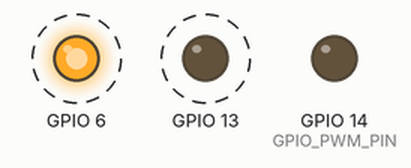
Recording of a sketch running on a simulated ESP32. Shown: output pins drawn as LEDs (lit = HIGH). Dashed ring = blinking. WiFi joins after 1.5 s; servers stay silent unless stated; the local clock reads 2024-03-15 10:24:30 at power-on unless the sketch sets it; what the sketch prints to the serial monitor is not drawn.

Above: at 2.0 s.
Timing chart, 0 to 6.1 s (numbered marks = the images above):
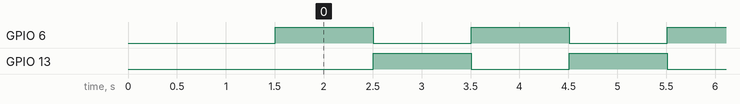

Measured:
- by itself, GPIO 6, GPIO 13: alternates HIGH for 1.0 s and LOW for 1.0 s

The sketch:

LedA.ino
```cpp
#include <WiFi.h>
#include "time.h"
#include <Arduino.h>


#define GPIO_BLINK_PIN_1 (gpio_num_t)13  // GPIO pin for the blinking LED
#define GPIO_BLINK_PIN_2 (gpio_num_t)6  // GPIO pin for the blinking LED
#define GPIO_PWM_PIN (uint8_t )14    // GPIO pin for the PWM-controlled LED


// WiFi credentials and NTP servers
const char* ssid = "FBI";
const char* password = "1492745399";
const char* ntpServer1 = "pool.ntp.org";
const char* ntpServer2 = "time.nist.gov";
const long gmtOffset_sec = 3600;
const int daylightOffset_sec = 3600;


const  uint32_t frequency= 5000;
const uint8_t  resolution = 10;
const  int8_t channel = 0;

void printLocalTime() {
    struct tm timeinfo;
    if (!getLocalTime(&timeinfo)) {
        Serial.println("Failed to obtain time");
        return;
    }
    Serial.println(&timeinfo, "%A, %B %d %Y %H:%M:%S");
}


void setup() {
    Serial.begin(115200);
    pinMode(GPIO_BLINK_PIN_1, OUTPUT);
    pinMode(GPIO_BLINK_PIN_2, OUTPUT);

    ledcAttachChannel(GPIO_PWM_PIN, frequency, resolution,channel);

    // Connect to WiFi
    Serial.printf("Connecting to %s ", ssid);
    WiFi.begin(ssid, password);
    while (WiFi.status() != WL_CONNECTED) {
        delay(500);
        Serial.print(".");
    }
    Serial.println(" CONNECTED");

    // Initialize SNTP
    configTime(gmtOffset_sec, daylightOffset_sec, ntpServer1, ntpServer2);

    // Wait for time to be set
    long startTime = millis();
    while (millis() - startTime < 10000) {
        time_t now;
        if (time(&now)) {
            printLocalTime();
            break;
        }
        delay(500);
        Serial.print(".");
    }
}

void loop() {
    static int level = 0;
    static uint32_t start_duty =0;
    static int target_duty =0;
    static int max_fade_time_ms = 1000 ;

    digitalWrite(GPIO_BLINK_PIN_1, level);
    digitalWrite(GPIO_BLINK_PIN_2, !level);
    level = !level;

    start_duty = level ? 500 : 25 ;
    target_duty = level ? 25 : 500 ;

    ledcFade(GPIO_PWM_PIN, start_duty,target_duty,max_fade_time_ms);

    Serial.printf("Blinking LED %d GPIO %d\n", target_duty, GPIO_PWM_PIN);
    Serial.printf("PWM Duty Cycle is now %d%%\n", level ? 500 : 25);

    delay(1000);
    printLocalTime(); // Print local time every second
}
```
